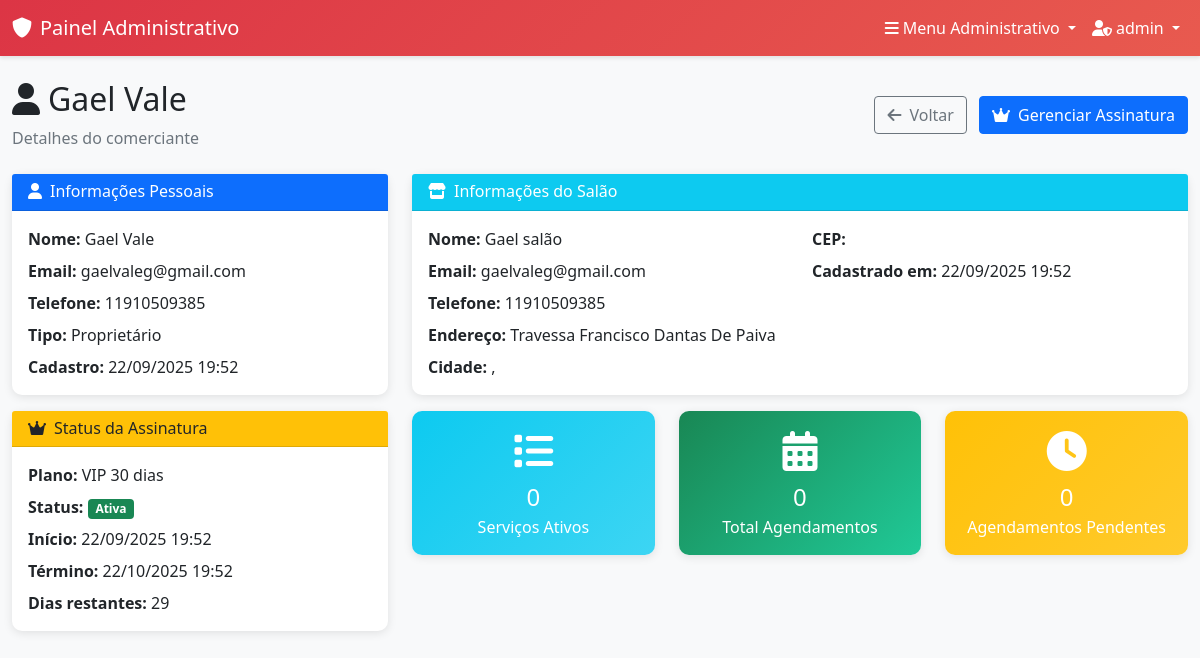
Page /admin-panel/owners/15/ (signed in) on the committed database.
### accounts/models.py (models this page shows, shortened)
class UserProfile(models.Model):
    USER_TYPES = (
        ('owner', 'Proprietário'),
        ('employee', 'Funcionário'),
        ('client', 'Cliente'),
    )
    user = models.OneToOneField(User, on_delete=models.CASCADE, related_name='profile')
    user_type = models.CharField(max_length=10, choices=USER_TYPES, default='client')
    phone = models.CharField(max_length=15, blank=True, null=True)
    birth_date = models.DateField(blank=True, null=True)
    profile_picture = models.URLField(max_length=500, blank=True, null=True, help_text="URL do avatar/foto de perfil")
    created_at = models.DateTimeField(auto_now_add=True)
    updated_at = models.DateTimeField(auto_now=True)
    class Meta:
        verbose_name = "Perfil de Usuário"
        verbose_name_plural = "Perfis de Usuários"

### subscriptions/models.py (models this page shows, shortened)
class Subscription(models.Model):
    PLAN_TYPES = (
        ('trial_10', 'Teste 10 dias'),
        ('vip_30', 'VIP 30 dias'),
    )
    STATUS_CHOICES = (
        ('active', 'Ativo'),
        ('expired', 'Expirado'),
        ('cancelled', 'Cancelado'),
    )
    user = models.OneToOneField(User, on_delete=models.CASCADE, related_name='subscription')
    plan_type = models.CharField(max_length=10, choices=PLAN_TYPES, default='trial_10')
    start_date = models.DateTimeField(auto_now_add=True)
    end_date = models.DateTimeField()
    status = models.CharField(max_length=10, choices=STATUS_CHOICES, default='active')
    created_at = models.DateTimeField(auto_now_add=True)
    last_renewal = models.DateTimeField(blank=True, null=True)
    def is_active(self):
        return self.status == 'active' and self.end_date > timezone.now()
    def days_remaining(self):
        if self.is_active():
            remaining = self.end_date - timezone.now()
            return remaining.days
        return 0
    class Meta:
        verbose_name = "Assinatura"
        verbose_name_plural = "Assinaturas"

### salons/models.py (models this page shows, shortened)
class Salon(models.Model):
    name = models.CharField(max_length=100, verbose_name="Nome do Salão")
    description = models.TextField(blank=True, null=True, verbose_name="Descrição")
    address = models.CharField(max_length=200, verbose_name="Endereço")
    city = models.CharField(max_length=100, verbose_name="Cidade")
    state = models.CharField(max_length=2, verbose_name="Estado")
    zip_code = models.CharField(max_length=10, verbose_name="CEP")
    phone = models.CharField(max_length=15, verbose_name="Telefone")
    email = models.EmailField(verbose_name="Email")
    owner = models.OneToOneField(User, on_delete=models.CASCADE, related_name='salon', verbose_name="Proprietário")
    weekdays_open = models.TimeField(blank=True, null=True, verbose_name="Segunda à Sexta - Abertura")
    weekdays_close = models.TimeField(blank=True, null=True, verbose_name="Segunda à Sexta - Fechamento")
    saturday_open = models.TimeField(blank=True, null=True, verbose_name="Sábado - Abertura")
    saturday_close = models.TimeField(blank=True, null=True, verbose_name="Sábado - Fechamento")
    sunday_open = models.TimeField(blank=True, null=True, verbose_name="Domingo - Abertura")
    sunday_close = models.TimeField(blank=True, null=True, verbose_name="Domingo - Fechamento")
    created_at = models.DateTimeField(auto_now_add=True)
    updated_at = models.DateTimeField(auto_now=True)
    class Meta:
        verbose_name = "Salão"
        verbose_name_plural = "Salões"

### admin_panel/views.py (the view)
# urls.py: path('owners/<int:owner_id>/', views.owner_detail, name='owner_detail'),
@login_required
@user_passes_test(is_admin_user)
def owner_detail(request, owner_id):
    owner = get_object_or_404(UserProfile, id=owner_id, user_type='owner')
    salon = getattr(owner.user, 'salon', None)
    subscription = getattr(owner.user, 'subscription', None)
    if salon:
        total_services = salon.services.filter(is_active=True).count()
        total_appointments = Appointment.objects.filter(salon=salon).count()
        pending_appointments = Appointment.objects.filter(
            salon=salon,
            status='scheduled'
        ).count()
    else:
        total_services = 0
        total_appointments = 0
        pending_appointments = 0
    return render(request, 'admin_panel/owner_detail.html', {
        'owner': owner,
        'salon': salon,
        'subscription': subscription,
        'total_services': total_services,
        'total_appointments': total_appointments,
        'pending_appointments': pending_appointments,
    })

### admin_panel/views.py (called while the page is built)
def is_admin_user(user):
    return user.is_authenticated and user.is_superuser

### templates/admin_panel/owner_detail.html (shortened to what this page needs)
{% extends 'admin_panel/base_admin.html' %}
{% block content %}
<div class="row">
    <div class="col-12">
        <div class="d-flex justify-content-between align-items-center mb-4">
            <div>
                <h2>
                    <i class="fas fa-user me-2"></i>{{ owner.user.first_name }} {{ owner.user.last_name }}
                </h2>
                <p class="text-muted mb-0">Detalhes do comerciante</p>
            </div>
            <div>
                <a href="{% url 'admin_panel:manage_owners' %}" class="btn btn-outline-secondary me-2">
                    <i class="fas fa-arrow-left me-2"></i>Voltar
                </a>
                <a href="{% url 'admin_panel:manage_subscription' owner.id %}" class="btn btn-primary">
                    <i class="fas fa-crown me-2"></i>Gerenciar Assinatura
                </a>
            </div>
        </div>
    </div>
</div>
<div class="row">
    <div class="col-lg-4 mb-4">
        <div class="card admin-card">
            <div class="card-header bg-primary text-white">
                <h6 class="mb-0">
                    <i class="fas fa-user me-2"></i>Informações Pessoais
                </h6>
            </div>
            <div class="card-body">
                <p class="mb-2"><strong>Nome:</strong> {{ owner.user.first_name }} {{ owner.user.last_name }}</p>
                <p class="mb-2"><strong>Email:</strong> {{ owner.user.email }}</p>
                <p class="mb-2"><strong>Telefone:</strong> {{ owner.phone|default:"Não informado" }}</p>
                <p class="mb-2"><strong>Tipo:</strong> {{ owner.get_user_type_display }}</p>
                <p class="mb-0"><strong>Cadastro:</strong> {{ owner.created_at|date:"d/m/Y H:i" }}</p>
            </div>
        </div>
        <div class="card admin-card mt-3">
            <div class="card-header bg-warning text-dark">
                <h6 class="mb-0">
                    <i class="fas fa-crown me-2"></i>Status da Assinatura
                </h6>
            </div>
            <div class="card-body">
                {% if subscription %}
                    <p class="mb-2"><strong>Plano:</strong> {{ subscription.get_plan_type_display }}</p>
                    <p class="mb-2"><strong>Status:</strong>
                        {% if subscription.is_active %}
                            <span class="badge bg-success">Ativa</span>
                        {% else %}
                            <span class="badge bg-danger">Expirada</span>
                        {% endif %}
                    </p>
                    <p class="mb-2"><strong>Início:</strong> {{ subscription.start_date|date:"d/m/Y H:i" }}</p>
                    <p class="mb-2"><strong>Término:</strong> {{ subscription.end_date|date:"d/m/Y H:i" }}</p>
                    <p class="mb-0"><strong>Dias restantes:</strong> {{ subscription.days_remaining }}</p>
                {% else %}
                    <div class="text-center py-3">
                        <i class="fas fa-exclamation-triangle text-warning display-6 mb-2"></i>
                        <p class="text-muted mb-0">Sem assinatura</p>
                    </div>
                {% endif %}
            </div>
        </div>
    </div>
    <div class="col-lg-8 mb-4">
        <div class="card admin-card">
            <div class="card-header bg-info text-white">
                <h6 class="mb-0">
                    <i class="fas fa-store me-2"></i>Informações do Salão
                </h6>
            </div>
            <div class="card-body">
                {% if salon %}
                    <div class="row">
                        <div class="col-md-6">
                            <p class="mb-2"><strong>Nome:</strong> {{ salon.name }}</p>
                            <p class="mb-2"><strong>Email:</strong> {{ salon.email }}</p>
                            <p class="mb-2"><strong>Telefone:</strong> {{ salon.phone }}</p>
                            <p class="mb-2"><strong>Endereço:</strong> {{ salon.address }}</p>
                            <p class="mb-0"><strong>Cidade:</strong> {{ salon.city }}, {{ salon.state }}</p>
                        </div>
                        <div class="col-md-6">
                            <p class="mb-2"><strong>CEP:</strong> {{ salon.zip_code }}</p>
                            <p class="mb-0"><strong>Cadastrado em:</strong> {{ salon.created_at|date:"d/m/Y H:i" }}</p>
                        </div>
                    </div>
                {% else %}
                    <div class="text-center py-4">
                        <i class="fas fa-store-slash display-4 text-muted mb-3"></i>
                        <h5 class="text-muted">Salão não cadastrado</h5>
                        <p class="text-muted">Este comerciante ainda não cadastrou seu salão</p>
                    </div>
                {% endif %}
            </div>
        </div>
        <div class="row mt-3">
            <div class="col-md-4 mb-3">
                <div class="card admin-card stat-card-info">
                    <div class="card-body text-center">
                        <div class="display-6 mb-2">
                            <i class="fas fa-list"></i>
                        </div>
                        <h4 class="mb-1">{{ total_services }}</h4>
                        <p class="mb-0">Serviços Ativos</p>
                    </div>
                </div>
            </div>
            <div class="col-md-4 mb-3">
                <div class="card admin-card stat-card-success">
                    <div class="card-body text-center">
                        <div class="display-6 mb-2">
                            <i class="fas fa-calendar-alt"></i>
                        </div>
                        <h4 class="mb-1">{{ total_appointments }}</h4>
                        <p class="mb-0">Total Agendamentos</p>
                    </div>
                </div>
            </div>
            <div class="col-md-4 mb-3">
                <div class="card admin-card stat-card-warning">
                    <div class="card-body text-center">
                        <div class="display-6 mb-2">
                            <i class="fas fa-clock"></i>
                        </div>
                        <h4 class="mb-1">{{ pending_appointments }}</h4>
                        <p class="mb-0">Agendamentos Pendentes</p>
                    </div>
                </div>
            </div>
        </div>
    </div>
</div>
{% endblock %}

### templates/admin_panel/base_admin.html (shortened to what this page needs)
<!DOCTYPE html>
<html lang="pt-br">
<head>
    <link href="https://cdn.jsdelivr.net/npm/bootstrap@5.1.3/dist/css/bootstrap.min.css" rel="stylesheet">
    <link href="https://cdnjs.cloudflare.com/ajax/libs/font-awesome/6.0.0/css/all.min.css" rel="stylesheet">
</head>
<body>
    <nav class="navbar navbar-expand-lg admin-navbar">
        <div class="container-fluid">
            <a class="navbar-brand text-white" href="{% url 'admin_panel:dashboard' %}">
                <i class="fas fa-shield-alt me-2"></i>Painel Administrativo
            </a>
            <div class="navbar-nav ms-auto">
                <div class="nav-item dropdown">
                    <a class="nav-link dropdown-toggle text-white" href="#" id="adminMenuDropdown" role="button" data-bs-toggle="dropdown">
                        <i class="fas fa-bars me-1"></i>Menu Administrativo
                    </a>
                </div>
                <div class="nav-item dropdown">
                    <a class="nav-link dropdown-toggle text-white" href="#" id="adminUserDropdown" role="button" data-bs-toggle="dropdown">
                        <i class="fas fa-user-shield me-1"></i>{{ user.first_name|default:user.username }}
                    </a>
                </div>
            </div>
        </div>
    </nav>
    <div class="container-fluid">
        <div class="mt-4">
            {% block content %}
            {% endblock %}
        </div>
    </div>
</body>
</html>

### templates/admin_panel/base_admin.html (style rules this page uses)
:root { --admin-primary: #dc3545; --admin-secondary: #6c757d; --admin-success: #198754; --admin-warning: #ffc107; --admin-dark: #212529; }
body { background-color: #f8f9fa; }
.admin-navbar { background: linear-gradient(135deg, var(--admin-primary), #e85a4f); box-shadow: 0 2px 4px rgba(0,0,0,0.1); }
.admin-card { border: none; border-radius: 10px; box-shadow: 0 2px 10px rgba(0,0,0,0.1); transition: transform 0.3s; }
.stat-card-success { background: linear-gradient(135deg, var(--admin-success), #20c997); color: white; }
.stat-card-warning { background: linear-gradient(135deg, var(--admin-warning), #ffca2c); color: white; }
.stat-card-info { background: linear-gradient(135deg, #0dcaf0, #3dd5f3); color: white; }

### rows in the picture
UserProfile: user.first_name "Gael", user.last_name "Vale", user.email "gaelvaleg@gmail.com", phone "11910509385", user_type "Proprietário", created_at "22/09/2025 19:52"
Subscription: plan_type "VIP 30 dias", start_date "22/09/2025 19:52", end_date "22/10/2025 19:52", days_remaining "29"
Salon: name "Gael salão", email "gaelvaleg@gmail.com", phone "11910509385", address "Travessa Francisco Dantas De Paiva", created_at "22/09/2025 19:52"

### other values in the picture
{{ user.first_name|default:user.username }} "admin"
{{ total_services }} "0"
{{ total_appointments }} "0"
{{ pending_appointments }} "0"
